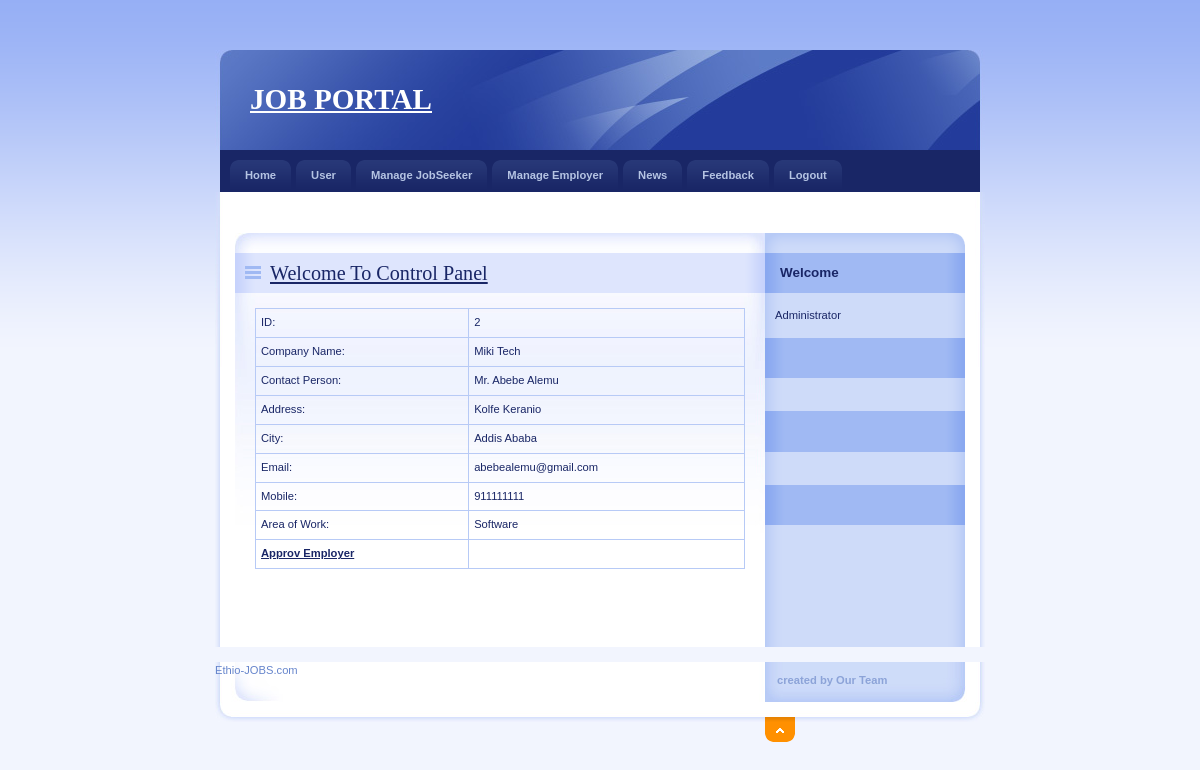
The app's page /Admin/DetailEmp.php?EmpId=2 with its own data.
### tables this page shows
CREATE TABLE IF NOT EXISTS `employer_reg` (
  `EmployerId` int(11) NOT NULL AUTO_INCREMENT,
  `CompanyName` varchar(20) NOT NULL,
  `ContactPerson` varchar(20) NOT NULL,
  `Address` varchar(100) NOT NULL,
  `City` varchar(20) NOT NULL,
  `Email` varchar(40) NOT NULL,
  `Mobile` bigint(20) NOT NULL,
  `Area_Work` varchar(40) NOT NULL,
  `Status` varchar(10) NOT NULL,
  `UserName` varchar(20) NOT NULL,
  `Password` varchar(20) NOT NULL,
  `Question` varchar(100) NOT NULL,
  `Answer` varchar(50) NOT NULL,
  PRIMARY KEY (`EmployerId`)
);

### Admin/DetailEmp.php (the view, shortened to what this page needs)
<!DOCTYPE html PUBLIC "-//W3C//DTD XHTML 1.0 Strict//EN" "http://www.w3.org/TR/xhtml1/DTD/xhtml1-strict.dtd">
<html xmlns="http://www.w3.org/1999/xhtml" xml:lang="cs" lang="cs">
<head>
    <link rel="stylesheet" media="screen,projection" type="text/css" href="./css/main.css" />
    <link rel="stylesheet" media="print" type="text/css" href="./css/print.css" />
    <link rel="stylesheet" media="aural" type="text/css" href="./css/aural.css" />
</head>
<body id="www-url-cz">
<div id="main" class="box">
<?php
include "Header.php"
?>
<?php
include "menu.php"
?>
    <div id="page" class="box">
    <div id="page-in" class="box">
        <div id="strip" class="box noprint">
            <p id="breadcrumbs">&nbsp;</p>
        </div>
        <div id="content">
            <div class="article">
              <h2><span><a href="#">Welcome To Control Panel</a></span></h2>
               <?php
$ID=$_GET['EmpId'];
$con = mysqli_connect("localhost","root","","job");
$sql = "select * from Employer_Reg where EmployerId ='".$ID."'  ";
$result = mysqli_query($con,$sql);
$row = mysqli_fetch_array($result)
?>
                <table width="100%" border="1" cellspacing="2" cellpadding="2">
                  <tr>
                    <td>ID:</td>
                    <td><?php echo $row['EmployerId'];?></td>
                  </tr>
                  <tr>
                    <td>Company Name:</td>
                    <td><?php echo $row['CompanyName'];?></td>
                  </tr>
                  <tr>
                    <td>Contact Person:</td>
                    <td><?php echo $row['ContactPerson'];?></td>
                  </tr>
                  <tr>
                    <td>Address:</td>
                    <td><?php echo $row['Address'];?></td>
                  </tr>
                  <tr>
                    <td>City:</td>
                    <td><?php echo $row['City'];?></td>
                  </tr>
                  <tr>
                    <td>Email:</td>
                    <td><?php echo $row['Email'];?></td>
                  </tr>
                  <tr>
                    <td>Mobile:</td>
                    <td><?php echo $row['Mobile'];?></td>
                  </tr>
                  <tr>
                    <td>Area of Work:</td>
                    <td><?php echo $row['Area_Work'];?></td>
                  </tr>
                  <tr>
                    <td><strong><a href="ApprovEmp.php?EmpId=<?php echo $row['EmployerId'];?>">Approv Employer</a></strong></td>
                    <td>&nbsp;</td>
                  </tr>
                </table>
              <p class="btn-more box noprint">&nbsp;</p>
          </div>
        </div>
<?php
include "right.php"
?>
    </div>
    </div>
<?php
include "footer.php"
?>
</div>
</body>
</html>

### Admin/css/main.css (style rules this page uses)
* { min-height:1px; }
body { border:0; margin:0; padding:0; background:#F2F5FE url("../design/bg.gif") 0 0 repeat-x; font:70%/160% "verdana",sans-serif; color:#192666; _text-align:center; }
a { color:#192666; }
p { border:0; margin:15px 0; padding:0; }
div { display:block; border:0; margin:0; padding:0; }
h1, h2, h3, h4, h5 { border:0; margin:15px 0 10px 0; padding:0; font-weight:bold; }
h2 { font-size:180%; line-height:100%; font-family:"georgia",serif; font-weight:normal; }
table { display:table; border-collapse:collapse; margin:15px 0; padding:0; border:1px solid #B7CAF6; font-size:100%; }
tr { display:table-row; }
th, td { display: table-cell; border:1px solid #B7CAF6; margin:0; padding:5px; vertical-align:top; text-align:left; }
a, img, span { border:0; margin:0; padding:0; }
strong, .strong { font-weight:bold; }
.box { min-height:1px; _height:1px; }
.box:after { content:"."; display:block; line-height:0px; font-size:0px; visibility:hidden; clear:both; }
#main { width:770px; margin:50px auto 0 auto; _text-align:left; }
#page { width:770px; min-height:1px; background:#FFF url("../design/bg_page.gif") 0 0 repeat-y; _height:1px; }
#page-in { min-height:1px; padding:10px 0; background:url("../design/bg_page_in.jpg") 0 0 no-repeat; _height:1px; }
#strip { position:relative; clear:both; padding:3px 20px 10px 20px; color:#6182D1; }
#strip p { margin:0; }
#strip #breadcrumbs { width:520px; margin:0; padding:0; }
#content { float:left; width:530px; _width:550px; margin:0; padding:0 0 0 20px; }
#content .article { clear:both; margin:0; padding:20px; background:url("../design/content_article_bg.jpg") 0 0 no-repeat; }
#content .article h2 { margin:0 -20px; padding:10px; background:#DEE5FD url("../design/content_title_bg.gif") 0 0 repeat-y; color:#192666; }
#content .article h2 span { background:url("../design/ico_list.gif") 0 50% no-repeat; padding-left:25px; }
#content .article p { text-align:justify; }
#content .btn-more { margin:0 0 15px 0; padding:0; border:0; position:relative; }

### Admin/css/print.css (style rules this page uses)
body { border:0; margin:0; padding:0; font-size:12pt }
a { color:#000; text-decoration:none; }
h1, h2, h3 { page-break-after:avoid; page-break-inside:avoid; }
table { border-collapse: collapse; border-width:1px; border-style:solid; }
th, td { display:table-cell; border-width:1px; border-style:solid; }
.noprint { display:none; }

### Admin/css/aural.css (style rules this page uses)
body { voice-family:paul,male; volume:loud; speech-rate:slow; richness:90; stress:20; }
h1, h2, h3, h4, h5 { cue-before:url("ping.au"); }
p, table { pause:50ms; }
strong { pitch:medium; pitch-range:60; stress:90; richness:90; }

### records on screen
employer_reg: EmployerId "2", CompanyName "Miki Tech", ContactPerson "Mr. Abebe Alemu", Address "Kolfe Keranio", City "Addis Ababa", Email "abebealemu@gmail.com", Mobile "911111111", Area_Work "Software"
